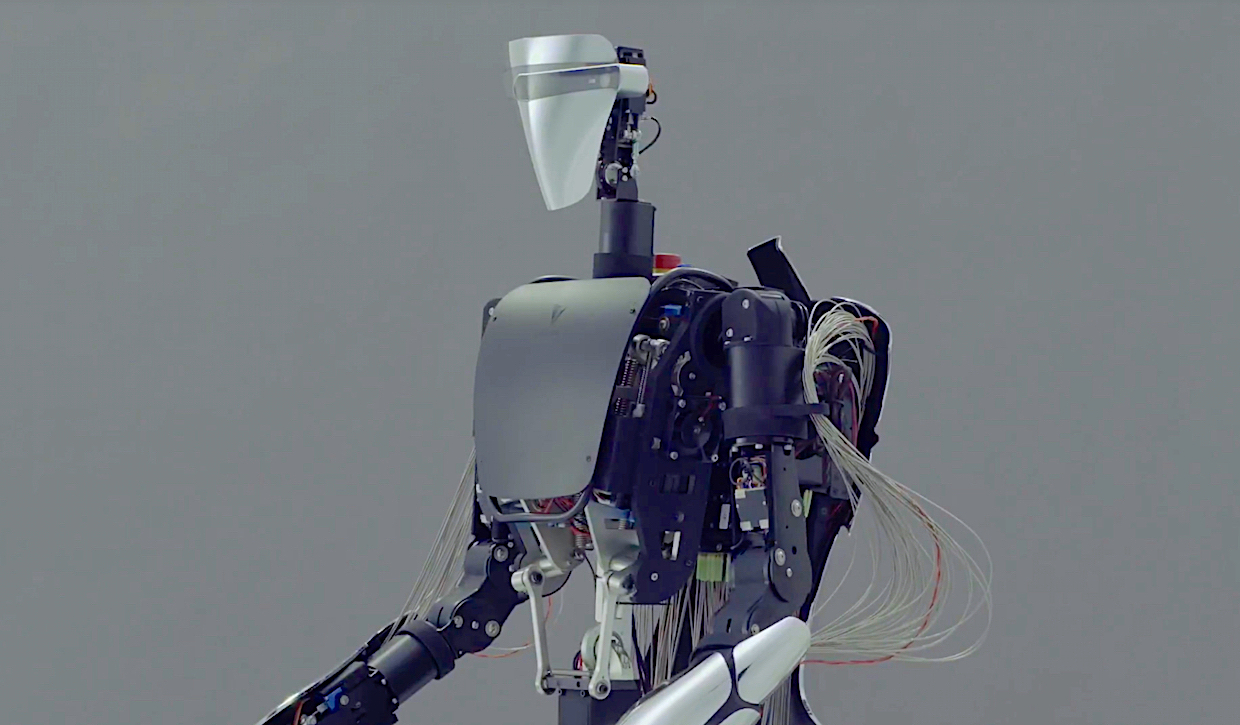
#> input picture CV/images/machine.jpeg, 1240 x 725 px
$ jupyter execute __geometric_shapes.ipynb
#> lines starting #> are read from the running program, lines starting #| are printed output that depends on the picture; after the words box and inside, x2 and y2 are one past the last pixel; in counts of white or black regions, pixels touching at a corner belong together
[cell 1]
import cv2 as cv
import sys

# import os
# cwd = os.getcwd()
# print(cwd)

file      = '../images/machine.jpeg'
color     = (0, 0, 255)
thickness = 5

img = cv.imread(file, 0)
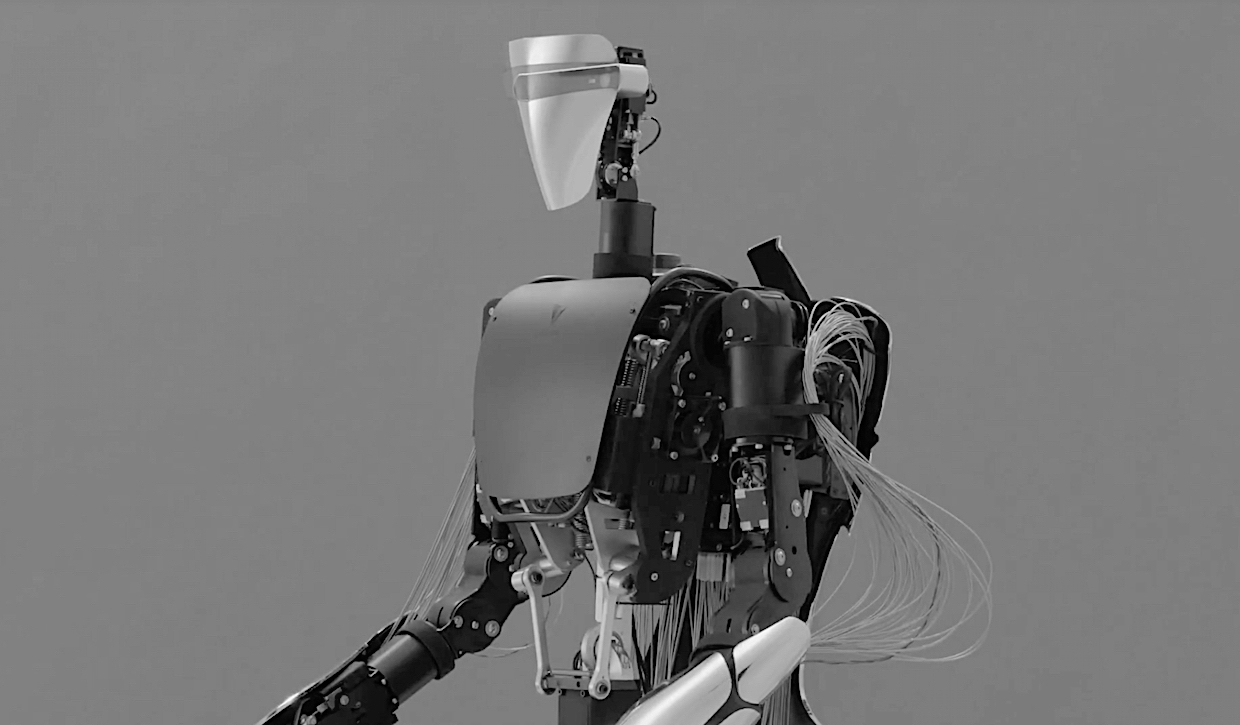
#> img: shape (725, 1240); min 0, max 255, mean 118.8
img = cv.line(img, (0, 0), (255, 255), color, thickness)
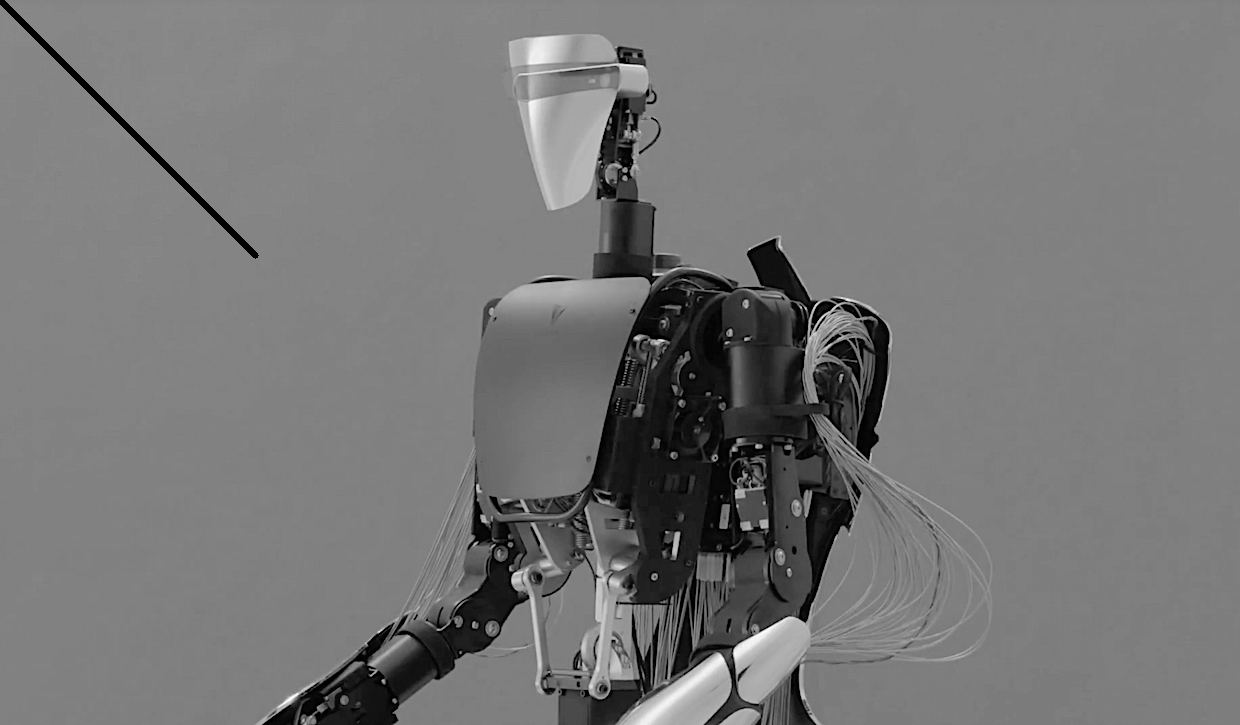
#> img: shape (725, 1240); 0.26% of pixels changed, all inside (x1, y1, x2, y2) = (0, 0, 259, 259)

if img is None:
    sys.exit("no image.")

cv.imshow('example', img)

key = cv.waitKey(0)
#> (key Esc is pressed here)
if key == 27:
    cv.destroyAllWindows()
